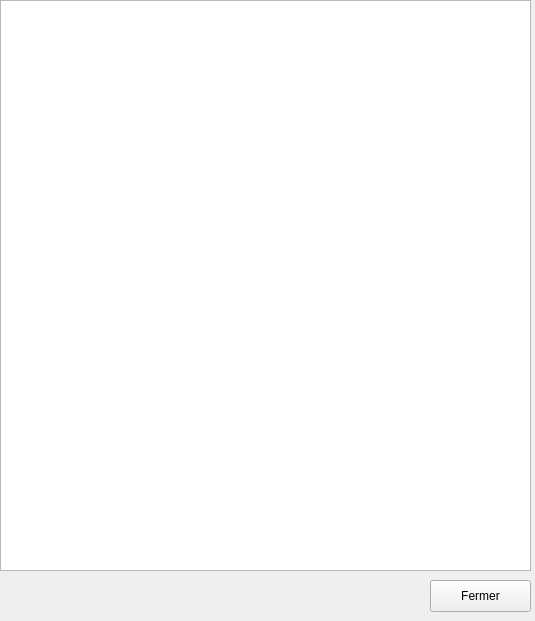
<?xml version="1.0" encoding="UTF-8"?>
<ui version="4.0">
 <class>LogDialog</class>
 <widget class="QWidget" name="LogDialog">
  <property name="geometry">
   <rect>
    <x>0</x>
    <y>0</y>
    <width>535</width>
    <height>621</height>
   </rect>
  </property>
  <property name="windowTitle">
   <string>Form</string>
  </property>
  <property name="styleSheet">
   <string notr="true"/>
  </property>
  <widget class="QPushButton" name="closePushButton">
   <property name="geometry">
    <rect>
     <x>430</x>
     <y>580</y>
     <width>101</width>
     <height>32</height>
    </rect>
   </property>
   <property name="minimumSize">
    <size>
     <width>0</width>
     <height>32</height>
    </size>
   </property>
   <property name="text">
    <string>Fermer</string>
   </property>
  </widget>
  <widget class="QTextEdit" name="textEdit">
   <property name="geometry">
    <rect>
     <x>0</x>
     <y>0</y>
     <width>531</width>
     <height>571</height>
    </rect>
   </property>
   <property name="readOnly">
    <bool>true</bool>
   </property>
  </widget>
 </widget>
 <tabstops>
  <tabstop>closePushButton</tabstop>
 </tabstops>
 <resources/>
 <connections/>
</ui>
